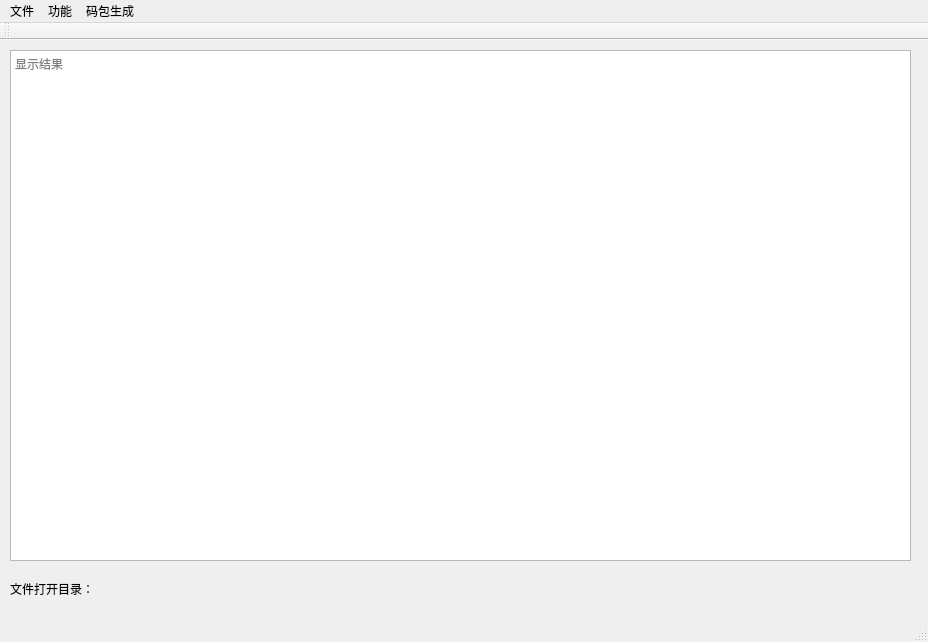
<?xml version="1.0" encoding="UTF-8"?>
<ui version="4.0">
 <class>mabaoTestClass</class>
 <widget class="QMainWindow" name="mabaoTestClass">
  <property name="geometry">
   <rect>
    <x>0</x>
    <y>0</y>
    <width>928</width>
    <height>642</height>
   </rect>
  </property>
  <property name="windowTitle">
   <string>mabaoTest</string>
  </property>
  <widget class="QWidget" name="centralWidget">
   <widget class="QTextBrowser" name="m_EndString">
    <property name="geometry">
     <rect>
      <x>10</x>
      <y>10</y>
      <width>901</width>
      <height>511</height>
     </rect>
    </property>
    <property name="placeholderText">
     <string>显示结果</string>
    </property>
   </widget>
   <widget class="QLabel" name="label">
    <property name="geometry">
     <rect>
      <x>10</x>
      <y>540</y>
      <width>141</width>
      <height>18</height>
     </rect>
    </property>
    <property name="text">
     <string>文件打开目录：</string>
    </property>
   </widget>
   <widget class="QLabel" name="label_OpenFIleName">
    <property name="geometry">
     <rect>
      <x>130</x>
      <y>540</y>
      <width>781</width>
      <height>18</height>
     </rect>
    </property>
    <property name="text">
     <string/>
    </property>
   </widget>
  </widget>
  <widget class="QMenuBar" name="menuBar">
   <property name="geometry">
    <rect>
     <x>0</x>
     <y>0</y>
     <width>928</width>
     <height>30</height>
    </rect>
   </property>
   <widget class="QMenu" name="menu">
    <property name="title">
     <string>文件</string>
    </property>
    <addaction name="actionopen"/>
    <addaction name="actionsave"/>
   </widget>
   <widget class="QMenu" name="menu_2">
    <property name="title">
     <string>功能</string>
    </property>
    <addaction name="actionsort"/>
    <addaction name="actioncut"/>
   </widget>
   <widget class="QMenu" name="menu_3">
    <property name="title">
     <string>码包生成</string>
    </property>
    <addaction name="actioncreate"/>
   </widget>
   <addaction name="menu"/>
   <addaction name="menu_2"/>
   <addaction name="menu_3"/>
  </widget>
  <widget class="QToolBar" name="mainToolBar">
   <attribute name="toolBarArea">
    <enum>TopToolBarArea</enum>
   </attribute>
   <attribute name="toolBarBreak">
    <bool>false</bool>
   </attribute>
  </widget>
  <widget class="QStatusBar" name="statusBar"/>
  <action name="actionopen">
   <property name="text">
    <string>打开码包</string>
   </property>
  </action>
  <action name="actionsave">
   <property name="text">
    <string>保存码包</string>
   </property>
  </action>
  <action name="actionsort">
   <property name="text">
    <string>排序</string>
   </property>
  </action>
  <action name="actioncut">
   <property name="text">
    <string>码包分割</string>
   </property>
  </action>
  <action name="action3">
   <property name="text">
    <string>3</string>
   </property>
  </action>
  <action name="actioncreate">
   <property name="text">
    <string>生成码包</string>
   </property>
  </action>
 </widget>
 <layoutdefault spacing="6" margin="11"/>
 <resources>
  <include location="mabaoTest.qrc"/>
 </resources>
 <connections/>
</ui>
